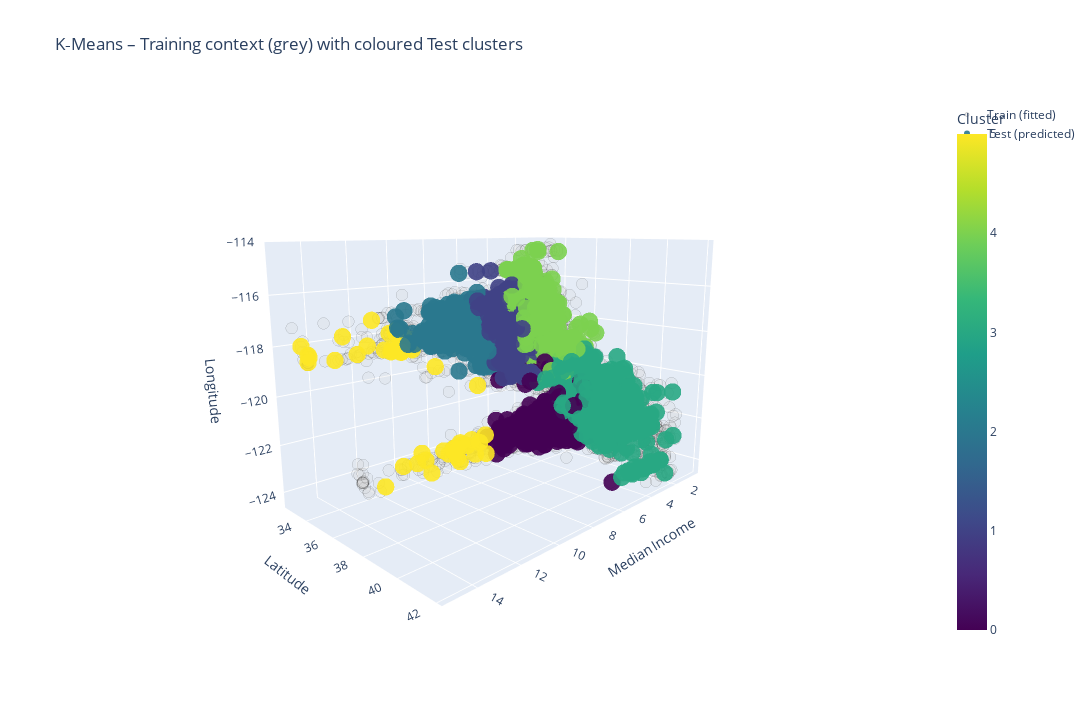

The notebook cell saved with this chart:
### Code cell
fig_overlay.update_layout(
    title="K‑Means – Training context (grey) with coloured Test clusters",
    width=1280,
    height=720,
    scene=dict(
        xaxis_title="Median Income",
        yaxis_title="Latitude",
        zaxis_title="Longitude",
    ),
    scene_camera=dict(up=dict(x=0, y=0, z=1), eye=dict(x=1.6, y=1.6, z=0.5)),
)
fig_overlay.show()

### Figure 1 — Plotly figure (JSON) as saved in the notebook; plotly's stock layout.template omitted (floating-point values rounded to 4 significant figures; data arrays with more than 128 entries replaced by an {"elided": "..."} marker saying what was removed)
{"data": [{"hoverinfo": "skip", "marker": {"color": "lightgrey", "line": {"color": "black", "width": 1}, "opacity": 0.2, "size": 4}, "mode": "markers", "name": "Train (fitted)", "type": "scatter3d", "x": {"elided": "16508 float values"}, "y": {"elided": "16508 float values"}, "z": {"elided": "16508 float values"}}, {"marker": {"color": {"elided": "4127 int values"}, "colorbar": {"title": {"text": "Cluster"}}, "colorscale": [[0, "#440154"], [0.1111, "#482878"], [0.2222, "#3e4989"], [0.3333, "#31688e"], [0.4444, "#26828e"], [0.5556, "#1f9e89"], [0.6667, "#35b779"], [0.7778, "#6ece58"], [0.8889, "#b5de2b"], [1, "#fde725"]], "opacity": 0.9, "size": 6}, "mode": "markers", "name": "Test (predicted)", "type": "scatter3d", "x": {"elided": "4127 float values"}, "y": {"elided": "4127 float values"}, "z": {"elided": "4127 float values"}}], "layout": {"height": 720, "scene": {"camera": {"eye": {"x": 1.6, "y": 1.6, "z": 0.5}, "up": {"x": 0, "y": 0, "z": 1}}, "xaxis": {"title": {"text": "Median Income"}}, "yaxis": {"title": {"text": "Latitude"}}, "zaxis": {"title": {"text": "Longitude"}}}, "title": {"text": "K‑Means – Training context (grey) with coloured Test clusters"}, "width": 1280}}
